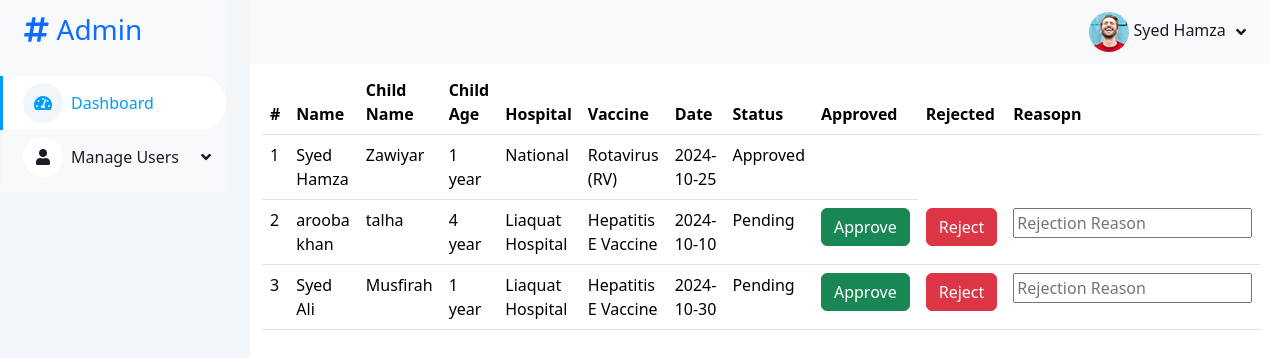
/Admin/appointmanage.php (signed in), run on the app's committed database.
### tables this page shows
CREATE TABLE `appointment` (
  `id` int(100) NOT NULL,
  `parent_id` int(200) NOT NULL,
  `child_name` varchar(200) NOT NULL,
  `child_age` enum('Under 6 months','6 months to 1 year','1 year','2 year','3 year','4 year','5 year','6 year and above','Other') NOT NULL,
  `hospital` int(200) NOT NULL,
  `vaccine` int(200) NOT NULL,
  `date` date NOT NULL,
  `status` enum('pending','approved','rejected') DEFAULT 'pending',
  `rejection_reason` varchar(255) DEFAULT NULL
);

CREATE TABLE `users` (
  `id` int(11) NOT NULL,
  `Users_Name` varchar(255) NOT NULL,
  `Users_Password` varchar(255) NOT NULL,
  `Users_Number` int(11) NOT NULL,
  `Uses_Address` varchar(255) NOT NULL,
  `Users_CNIC` int(14) NOT NULL,
  `Email_id` varchar(255) NOT NULL
);

CREATE TABLE `hospital` (
  `id` int(255) NOT NULL,
  `Hospital_Name` varchar(255) NOT NULL,
  `Hospital_License` varchar(255) NOT NULL,
  `Hospital_Password` varchar(255) NOT NULL,
  `Email_id` varchar(255) NOT NULL,
  `Hospital_Address` varchar(255) NOT NULL,
  `Hospital_Number` int(13) NOT NULL,
  `status` enum('0','1') NOT NULL DEFAULT '0'
);

CREATE TABLE `vaccines` (
  `Vac_id` int(255) NOT NULL,
  `Vaccine_Name` varchar(255) NOT NULL,
  `Vaccine_Desc` varchar(255) NOT NULL
);

### Admin/appointmanage.php (the view, shortened to what this page needs)
<?php
require '../Connection/config.php';
?>
<!DOCTYPE html>
<html lang="en">
<head>
    <link href="https://cdnjs.cloudflare.com/ajax/libs/font-awesome/5.10.0/css/all.min.css" rel="stylesheet">
    <link href="https://cdn.jsdelivr.net/npm/bootstrap@5.3.3/dist/css/bootstrap.min.css" rel="stylesheet">
    <link href="https://cdn.datatables.net/1.13.4/css/dataTables.bootstrap5.min.css" rel="stylesheet">
    <link href="css/style.css" rel="stylesheet">
</head>
<body>
    <div class="container-xxl position-relative bg-white d-flex p-0">
        <div class="sidebar pe-4 pb-3">
            <nav class="navbar bg-light navbar-light">
                <a href="index.html" class="navbar-brand mx-4 mb-3">
                    <h3 class="text-primary"><i class="fa fa-hashtag me-2"></i>Admin</h3>
                </a>
                <div class="navbar-nav w-100">
                    <a href="index.php" class="nav-item nav-link active"><i class="fa fa-tachometer-alt me-2"></i>Dashboard</a>
                    <div class="nav-item dropdown">
                        <a href="#" class="nav-link dropdown-toggle" data-bs-toggle="dropdown"><i class="fa fa-user me-2"></i>Manage Users</a>
                    </div>
                </div>
            </nav>
        </div>
        <div class="content">
            <nav class="navbar navbar-expand bg-light navbar-light sticky-top px-4 py-0">
                <div class="navbar-nav align-items-center ms-auto">
                    <div class="nav-item dropdown">
                        <a href="#" class="nav-link dropdown-toggle" data-bs-toggle="dropdown">
                            <img class="rounded-circle" src="img/user.jpg" alt="" style="width: 40px; height: 40px;">
                            <span class="d-none d-lg-inline-flex"><?php echo $_SESSION['username']; ?></span>
                        </a>
                    </div>
                </div>
            </nav>
            <div class="container">
                <?php
                $SELECTQUERY = 'SELECT * FROM `appointment`';
                $validateselec = mysqli_query($con, $SELECTQUERY);
                $s_no = 1;
                if (mysqli_num_rows($validateselec) > 0) {
                ?>
                    <table id="myTable" class="table display">
                        <thead>
                            <tr>
                                <th scope="col">#</th>
                                <th scope="col">Name</th>
                                <th scope="col">Child Name</th>
                                <th scope="col">Child Age</th>
                                <th scope="col">Hospital</th>
                                <th scope="col">Vaccine</th>
                                <th scope="col">Date</th>
                                <th scope="col">Status</th>
                                <th scope="col">Approved</th>
                                <th scope="col">Rejected</th>
                                <th scope="col">Reasopn</th>
                            </tr>
                        </thead>
                        <tbody>
                            <?php
                            while ($row = mysqli_fetch_assoc($validateselec)) {
                                $var = $row['parent_id'];
                                $hos =  $row['hospital'];
                                $vac = $row['vaccine'];
                                $SELECTQUERY2 = "SELECT * FROM `users` WHERE `id` = '$var'";
                                $validateselec2 = mysqli_query($con, $SELECTQUERY2);
                                $row2 = mysqli_fetch_assoc($validateselec2);
                                $SELECTQUERY3 = "SELECT * FROM `hospital` WHERE `id` = '$hos'";
                                $validateselec3 = mysqli_query($con, $SELECTQUERY3);
                                $row3 = mysqli_fetch_assoc($validateselec3);
                                $SELECTQUERY4 = "SELECT * FROM `vaccines` WHERE `Vac_id` = '$vac'";
                                $validateselec4 = mysqli_query($con, $SELECTQUERY4);
                                $row4 = mysqli_fetch_assoc($validateselec4);
                            ?>
                                <tr>
                                    <td><?php echo $s_no++; ?></td>
                                    <td><?php echo $row2['Users_Name']; ?></td>
                                    <td><?php echo $row['child_name']; ?></td>
                                    <td><?php echo $row['child_age']; ?></td>
                                    <td><?php echo $row3['Hospital_Name']; ?></td>
                                    <td><?php echo  $row4['Vaccine_Name']; ?></td>
                                    <td><?php echo $row['date']; ?></td>
                                    <td><?php echo ucfirst($row['status']); ?></td>
                                    <td>
                                        <?php if ($row['status'] == 'pending') { ?>
                                            <form method="POST" action="appointmanage.php" style="display:inline;">
                                                <button type="submit" name="approve" class="btn btn-success">Approve</button>
                                            </form>
                                    </td>
                                    <td>
                                        <form method="POST" action="appointmanage.php" style="display:inline;">
                                            <button type="submit" name="reject" class="btn btn-danger">Reject</button>
                                    </td>
                                    <td>
                                    <input type="text" name="rejection_reason" placeholder="Rejection Reason" required>
                                    <?php } ?>
                                    </td>
                                </tr>
                            <?php } ?>
                        </tbody>
                    </table>
                <?php } ?>
            </div>
        </div>
    </div>
</body>
</html>

### Admin/css/style.css (style rules this page uses)
:root { --primary: #009CFF; --light: #F3F6F9; --dark: #191C24; }
.btn { transition: .5s; }
.sidebar { position: fixed; top: 0; left: 0; bottom: 0; width: 250px; height: 100vh; overflow-y: auto; background: var(--light); transition: 0.5s; z-index: 999; }
.content { margin-left: 250px; min-height: 100vh; background: #FFFFFF; transition: 0.5s; }
@media (min-width: 992px) { .sidebar { margin-left: 0; } }
@media (min-width: 992px) { .content { width: calc(100% - 250px); } }
.sidebar .navbar .navbar-nav .nav-link { padding: 7px 20px; color: var(--dark); font-weight: 500; border-left: 3px solid var(--light); border-radius: 0 30px 30px 0; outline: none; }
.sidebar .navbar .navbar-nav .nav-link:hover, .sidebar .navbar .navbar-nav .nav-link.active { color: var(--primary); background: #FFFFFF; border-color: var(--primary); }
.sidebar .navbar .navbar-nav .nav-link i { width: 40px; height: 40px; display: inline-flex; align-items: center; justify-content: center; background: #FFFFFF; border-radius: 40px; }
.sidebar .navbar .navbar-nav .nav-link:hover i, .sidebar .navbar .navbar-nav .nav-link.active i { background: var(--light); }
.sidebar .navbar .dropdown-toggle::after { position: absolute; top: 15px; right: 15px; border: none; content: "\f107"; font-family: "Font Awesome 5 Free"; font-weight: 900; transition: .5s; }
.content .navbar .navbar-nav .nav-link { margin-left: 25px; padding: 12px 0; color: var(--dark); outline: none; }
.content .navbar .dropdown-toggle::after { margin-left: 6px; vertical-align: middle; border: none; content: "\f107"; font-family: "Font Awesome 5 Free"; font-weight: 900; transition: .5s; }

### data on the page
appointment: parent.Users_Name "Syed Hamza", child_name "Zawiyar", child_age "1 year", hospital.Hospital_Name "National", vaccine.Vaccine_Name "Rotavirus (RV)", date "2024-10-25", status "Approved"
appointment: parent.Users_Name "arooba khan", child_name "talha", child_age "4 year", hospital.Hospital_Name "Liaquat Hospital", vaccine.Vaccine_Name "Hepatitis E Vaccine", date "2024-10-10", status "Pending"
appointment: parent.Users_Name "Syed Ali", child_name "Musfirah", child_age "1 year", hospital.Hospital_Name "Liaquat Hospital", vaccine.Vaccine_Name "Hepatitis E Vaccine", date "2024-10-30", status "Pending"

### other printed values
$_SESSION['username'] "Syed Hamza"
